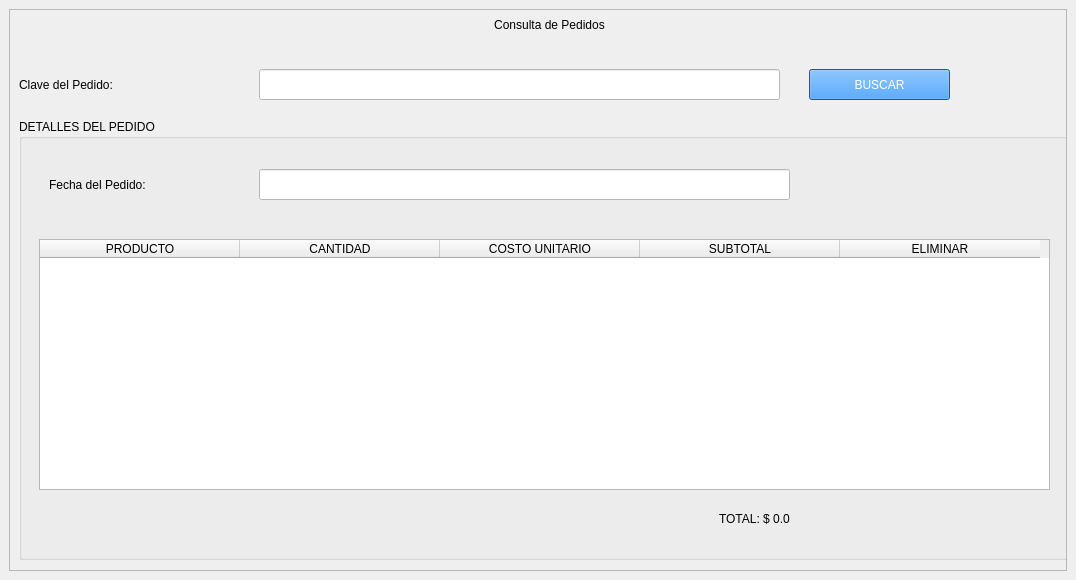
<?xml version="1.0" encoding="UTF-8"?>
<ui version="4.0">
 <class>MainWindow</class>
 <widget class="QMainWindow" name="MainWindow">
  <property name="geometry">
   <rect>
    <x>0</x>
    <y>0</y>
    <width>1076</width>
    <height>580</height>
   </rect>
  </property>
  <property name="windowTitle">
   <string>Listar Pedido</string>
  </property>
  <widget class="QWidget" name="centralwidget">
   <layout class="QVBoxLayout" name="verticalLayout">
    <item>
     <widget class="QFrame" name="frame">
      <property name="styleSheet">
       <string notr="true"/>
      </property>
      <property name="frameShape">
       <enum>QFrame::StyledPanel</enum>
      </property>
      <property name="frameShadow">
       <enum>QFrame::Raised</enum>
      </property>
      <widget class="QLabel" name="labelTitulo">
       <property name="geometry">
        <rect>
         <x>0</x>
         <y>0</y>
         <width>1081</width>
         <height>31</height>
        </rect>
       </property>
       <property name="styleSheet">
        <string notr="true">font: 75 20pt &quot;Consolas&quot;;</string>
       </property>
       <property name="text">
        <string>Consulta de Pedidos</string>
       </property>
       <property name="alignment">
        <set>Qt::AlignCenter</set>
       </property>
      </widget>
      <widget class="QLabel" name="labelClave">
       <property name="geometry">
        <rect>
         <x>10</x>
         <y>60</y>
         <width>251</width>
         <height>31</height>
        </rect>
       </property>
       <property name="styleSheet">
        <string notr="true">font: 12pt &quot;Consolas&quot;;</string>
       </property>
       <property name="text">
        <string>Clave del Pedido:</string>
       </property>
      </widget>
      <widget class="QPushButton" name="btn_buscar">
       <property name="geometry">
        <rect>
         <x>800</x>
         <y>60</y>
         <width>141</width>
         <height>31</height>
        </rect>
       </property>
       <property name="styleSheet">
        <string notr="true">background-color: rgb(11, 129, 255);
font: 12pt &quot;Consolas&quot;;
color: rgb(255, 255, 255);</string>
       </property>
       <property name="text">
        <string>BUSCAR</string>
       </property>
      </widget>
      <widget class="QLineEdit" name="txtClavePedido">
       <property name="geometry">
        <rect>
         <x>250</x>
         <y>60</y>
         <width>521</width>
         <height>31</height>
        </rect>
       </property>
       <property name="styleSheet">
        <string notr="true">background-color: rgb(255, 255, 255);</string>
       </property>
      </widget>
      <widget class="QGroupBox" name="detallesPedido">
       <property name="geometry">
        <rect>
         <x>10</x>
         <y>110</y>
         <width>1051</width>
         <height>441</height>
        </rect>
       </property>
       <property name="styleSheet">
        <string notr="true">QGroupBox{
	font: 12pt &quot;Consolas&quot;;
	border-color: rgb(0, 0, 0);
	border-width: 10;
}

QLabel{
	font: 10pt &quot;Consolas&quot;;
}

QLineEdit{
	font: 10pt &quot;Consolas&quot;;
	background-color: rgb(255, 255, 255);
}

QSpinBox{
	background-color: rgb(255, 255, 255);
	font: 10pt &quot;Consolas&quot;;	
}

QPushButton{
	font: 10pt &quot;Consolas&quot;;
	color: rgb(255, 255, 255);
	background-color: rgb(11, 129, 255);
}

QTextEdit{
	background-color: rgb(255, 255, 255);
	font: 10pt &quot;Consolas&quot;;
}</string>
       </property>
       <property name="title">
        <string>DETALLES DEL PEDIDO</string>
       </property>
       <widget class="QLabel" name="labelFecha">
        <property name="geometry">
         <rect>
          <x>30</x>
          <y>50</y>
          <width>281</width>
          <height>31</height>
         </rect>
        </property>
        <property name="text">
         <string>Fecha del Pedido:</string>
        </property>
       </widget>
       <widget class="QLineEdit" name="txt_fechaPedido">
        <property name="geometry">
         <rect>
          <x>240</x>
          <y>50</y>
          <width>531</width>
          <height>31</height>
         </rect>
        </property>
       </widget>
       <widget class="QTableWidget" name="tablaDetallesPedido">
        <property name="geometry">
         <rect>
          <x>20</x>
          <y>120</y>
          <width>1011</width>
          <height>251</height>
         </rect>
        </property>
        <attribute name="horizontalHeaderDefaultSectionSize">
         <number>200</number>
        </attribute>
        <column>
         <property name="text">
          <string>PRODUCTO</string>
         </property>
        </column>
        <column>
         <property name="text">
          <string>CANTIDAD</string>
         </property>
        </column>
        <column>
         <property name="text">
          <string>COSTO UNITARIO</string>
         </property>
        </column>
        <column>
         <property name="text">
          <string>SUBTOTAL</string>
         </property>
        </column>
        <column>
         <property name="text">
          <string>ELIMINAR</string>
         </property>
        </column>
       </widget>
       <widget class="QLabel" name="labelTotal">
        <property name="geometry">
         <rect>
          <x>700</x>
          <y>390</y>
          <width>331</width>
          <height>20</height>
         </rect>
        </property>
        <property name="text">
         <string>TOTAL: $ 0.0</string>
        </property>
       </widget>
      </widget>
     </widget>
    </item>
   </layout>
  </widget>
 </widget>
 <resources/>
 <connections/>
</ui>
